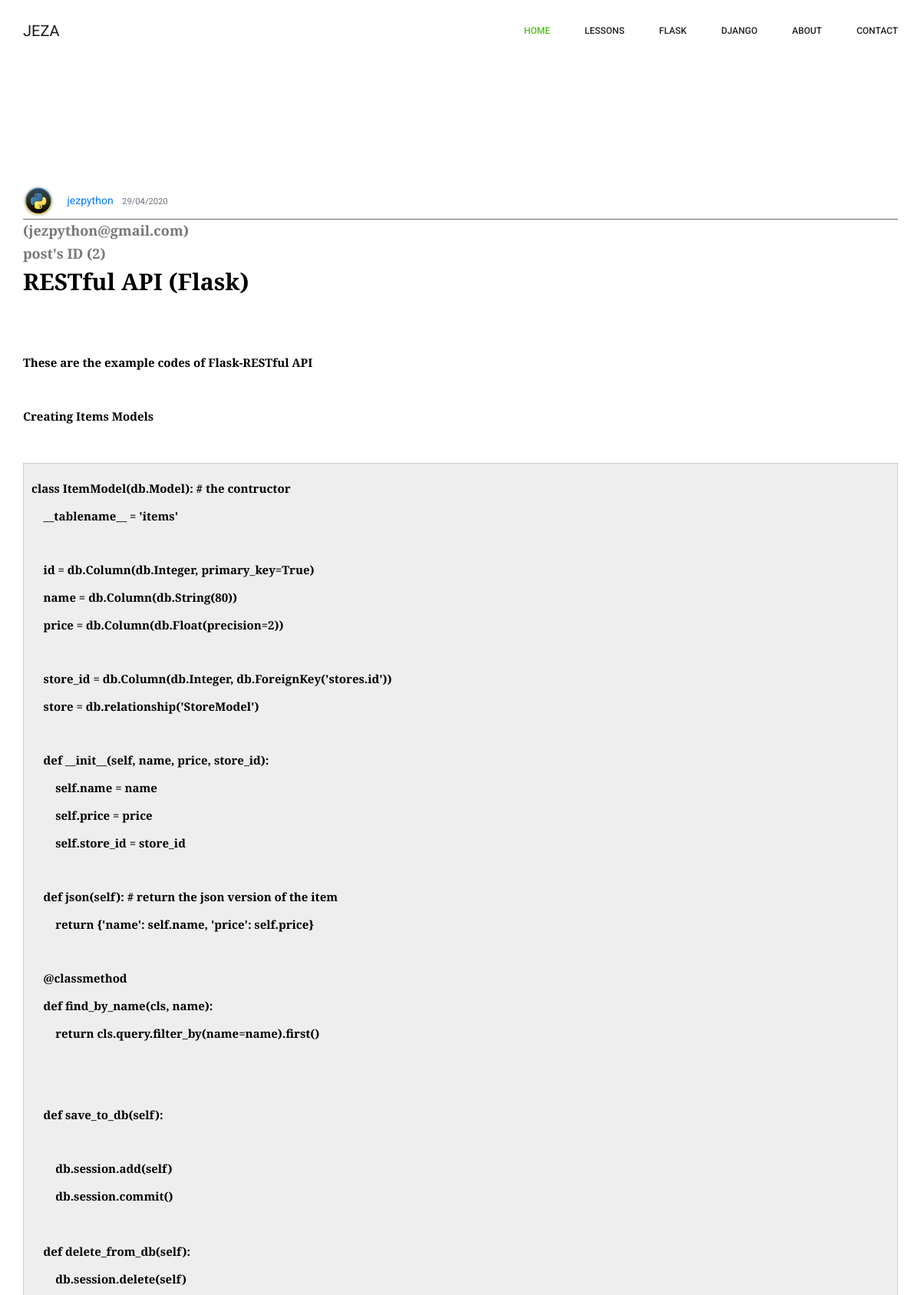
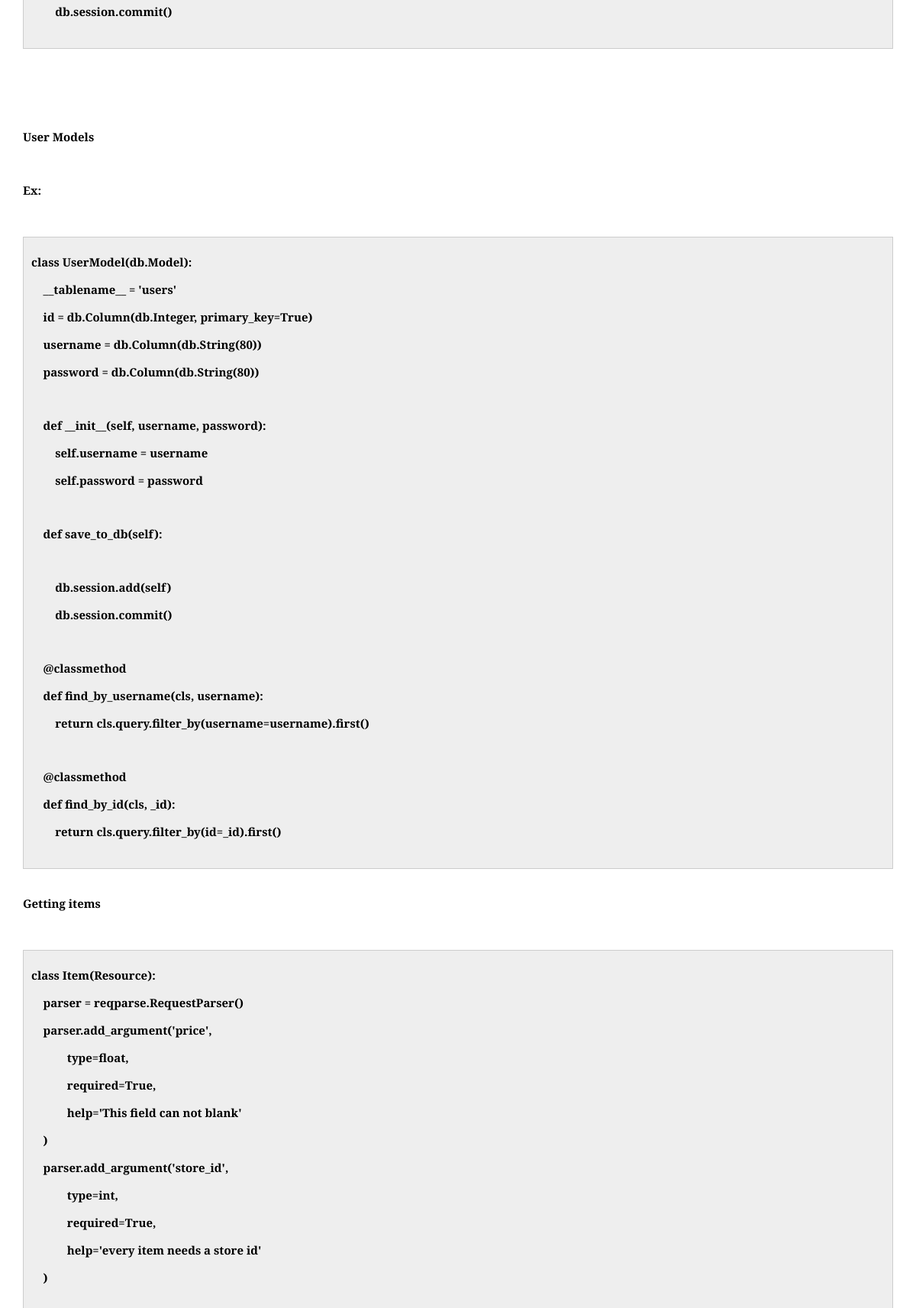
Screenshot of /post/2 (upper part) with the database file from the repository (2 pictures, top to bottom).
### sec/models.py (models this page shows, shortened)
class User(db.Model, UserMixin):
	id = db.Column(db.Integer, primary_key=True)
	username = db.Column(db.String(20), unique=True, nullable=False)
	email = db.Column(db.String(120), unique=True, nullable=False)
	image_file = db.Column(db.String(20), nullable=False, default='default.jpg')
	password = db.Column(db.String(120), nullable=False)
	posts = db.relationship('Post', backref='author', lazy=True)

class Post(db.Model):
	id = db.Column(db.Integer, primary_key=True)
	title = db.Column(db.String(100), nullable=False)
	date_posted = db.Column(db.DateTime, nullable=False, default=datetime.utcnow)
	content = db.Column(db.Text, nullable=False)
	image = db.Column(db.String(120))
	user_id = db.Column(db.Integer, db.ForeignKey('user.id'), nullable=False)

### sec/posts/routes.py (the view)
@posts.route('/post/<int:post_id>', methods=['GET', 'POST'])
def show_post(post_id):
	post = Post.query.get_or_404(post_id)
	return render_template('show_post.html', title=post.title, post=post)

### sec/templates/show_post.html (shortened to what this page needs)
{% extends 'index.html' %}
{% block content %}
<section class="courses_area p_120">
    <div class="container">
    <article >
        <div class="media-body">
            <div class="article-metadata">
                <img class="rounded-circle article-img" src="{{ url_for('static', filename='profile_pics/' + post.author.image_file) }}">
                <a class="mr-2" href="{{ url_for('users.user_posts', username=post.author.username) }}"> {{ post.author.username }}</a>
                <small class="text-muted">{{post.date_posted.strftime('%d/%m/%Y')}}</small>
            </div>
           <h4>({{ post.author.email }})</h4><h4> post's ID ({{post.id}}) </h4>
            <h1 class="article-title">{{ post.title }}</h1>
            <h6 class="article-content"> {{ post.content|safe}}</h6>
        </div>
        </div>
</section><br><br>
{% endblock %}

### sec/static/css/style.css (style rules this page uses)
a { text-decoration: none; transition: all 0.3s ease-in-out; }
body { line-height: 24px; font-size: 14px; font-family: "Roboto", sans-serif; font-weight: normal; color: #777777; }
h1, h2, h3, h4, h5, h6 { font-family: "Playfair Display", serif; font-weight: bold; }
.p_120 { padding-top: 120px; padding-bottom: 120px; }
@media (min-width: 1200px) { .container { max-width: 1170px; } }
.header_area + section, .header_area + row, .header_area + div { margin-top: 122px; }
.article-title { color: black; text-decoration: none; font-weight: bold; font-size: 30px; }
.article-content { white-space: pre-line; color: black; font-size: 15px; }
.article-img { height: 40px; width: 40px; margin-right: 14px; }
.article-metadata { color: white; padding-bottom: 3px; margin-bottom: 4px; border-bottom: 1px solid #696969; }
h1 { font-size: 36px; }
h4 { font-size: 18px; }
h6 { font-size: 14px; }
.courses_area { overflow: hidden; }

### rows the page displays
User: image_file (picture), author.username "jezpython", author.email "jezpython@gmail.com"
Post: date_posted "29/04/2020", id "2", title "RESTful API (Flask)", content "These are the example codes of Flask-RESTful API Creating Items Models class ItemModel(db.Model): # the contructor __tablename__ = 'items' id = db.Column(db.Integer, primary_key=True) name = db.Column(db.String(80)) price = db.Column(db.Float(precision=2)) store_id = db.Column(db.Integer, db.ForeignKey('stores.id')) store = db.relationship('StoreModel') def __init__(self, name, price, store_id): self.name = name self.price = price self.store_id = store_id def json(self): # return the json version of the item return {'name': self.name, 'price': self.price} @classmethod def find_by_name(cls, name): return cls.query.filter_by(name=name).first() def save_to_db(self): db.session.add(self)…"
